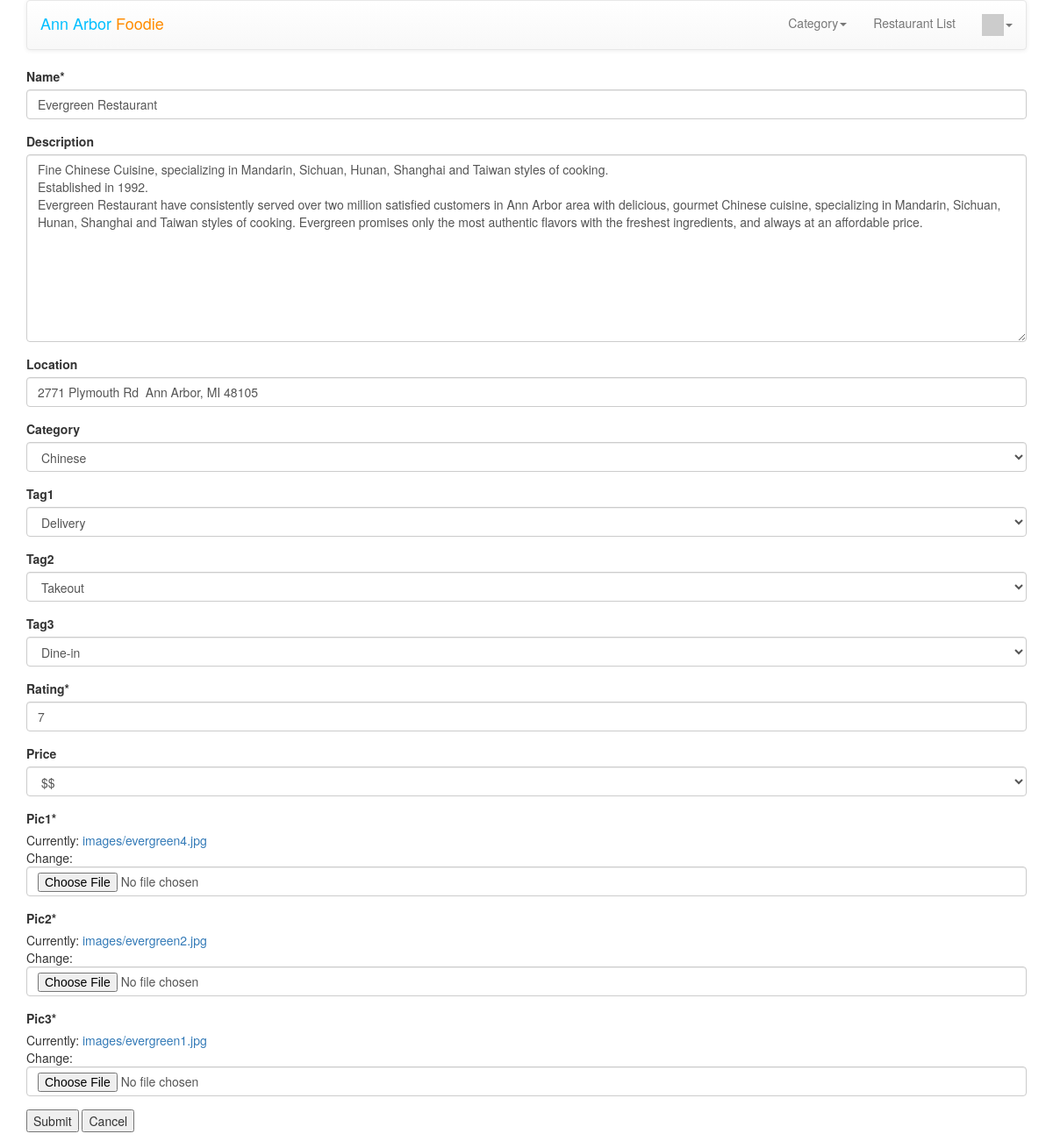
Screenshot of /restaurants/res/8/update (signed in) with the database file from the repository.
### restaurants/models.py (models this page shows, shortened)
class Restaurant(models.Model) :
    name = models.CharField(
            max_length=20,
            validators=[MinLengthValidator(2, "Name must be greater than 2 characters")]
    )
    description = models.TextField(null=True, blank=True)
    location = models.CharField(
            max_length=200,
            validators=[MinLengthValidator(2, "Location must be greater than 2 characters")],
            blank=True
    )
    owner = models.ForeignKey(settings.AUTH_USER_MODEL, on_delete=models.CASCADE)
    category = models.ForeignKey(Category, on_delete=models.SET_NULL, null=True, blank=True, related_name='sub_res')
    tag1 = models.ForeignKey(Tag, on_delete=models.SET_NULL, null=True, blank=True, related_name='tag_1')
    tag2 = models.ForeignKey(Tag, on_delete=models.SET_NULL, null=True, blank=True, related_name='tag_2')
    tag3 = models.ForeignKey(Tag, on_delete=models.SET_NULL, null=True, blank=True, related_name='tag_3')
    rating = models.IntegerField(
             validators=[MinValueValidator(0, "rating >= 0"),
             MaxValueValidator(10, "rating <= 10")])
    price = models.ForeignKey(Price, on_delete=models.SET_NULL, null=True, blank=True)
    comments = models.ManyToManyField(settings.AUTH_USER_MODEL,
        through='Comment', related_name='res_comments')
    pic1 = models.ImageField(upload_to='images/')
    pic2 = models.ImageField(upload_to='images/')
    pic3 = models.ImageField(upload_to='images/')
    favorites = models.ManyToManyField(settings.AUTH_USER_MODEL,
        through='Fav', related_name='favorite_restaurants')

class Category(models.Model) :
    name = models.CharField(
            max_length=200,
            validators=[MinLengthValidator(2, "name must be greater than 2 characters")]
    )
    def __str__(self):
        return self.name

class Tag(models.Model) :
    name = models.CharField(
            max_length=20,
            validators=[MinLengthValidator(2, "name must be greater than 2 characters")]
    )
    def __str__(self):
        return self.name

### restaurants/views.py (the view)
class ResUpdateView(OwnerUpdateView):
    model = Restaurant
    template_name = 'restaurants/res_form.html'
    success_url = reverse_lazy('restaurants:all')
    fields = ['name', 'description',  'location', 'category', 'tag1', 'tag2', 'tag3', 'rating', 'price', 'pic1', 'pic2', 'pic3']

### home/context_processors.py (called while the page is built)
def settings(request):
    return {
        'settings': django_settings,
    }

### home/templatetags/app_tags.py (called while the page is built)
@register.filter(name='gravatar')
def gravatar(user, size=35):
    email = str(user.email.strip().lower()).encode('utf-8')
    email_hash = md5(email).hexdigest()
    url = "//www.gravatar.com/avatar/{0}?s={1}&d=identicon&r=PG"
    return url.format(email_hash, size)

### restaurants/models.py (called while the page is built)
    def __str__(self):
        return self.value

### restaurants/owner.py (called while the page is built)
    def get_queryset(self):
        print('update get_queryset called')
        """ Limit a User to only modifying their own data. """
        qs = super(OwnerUpdateView, self).get_queryset()
        return qs.filter(owner=self.request.user)

### restaurants/templates/restaurants/res_form.html (shortened to what this page needs)
{% extends "base_menu.html" %}
{% load crispy_forms_tags %}
{% block content %}
<p>
  <form action="" method="post" id="upload_form" enctype="multipart/form-data">
    {{ form|crispy }}
    <input type="submit" value="Submit">
    <input type="submit" value="Cancel" onclick="window.location.href='{% url 'restaurants:all' %}';return false;">
  </form>
</p>
{% endblock %}

### rows the page displays
Restaurant: name "Evergreen Restaurant", description "Fine Chinese Cuisine, specializing in Mandarin, Sichuan, Hunan, Shanghai and Taiwan styles of cooking. Established in 1992. Evergreen Restaurant have consistently served over two million satisfied customers in Ann Arbor area with delicious, gourmet Chinese cuisine, specializing in Mandarin, Sichuan, Hunan, Shanghai and Taiwan styles of cooking. Evergreen promises only the most authentic flavors with the freshest ingredients, and always at an affordable price.", location "2771 Plymouth Rd Ann Arbor, MI 48105", category "Chinese", tag1 "Delivery", tag2 "Takeout", tag3 "Dine-in", rating "7", price "$$"
